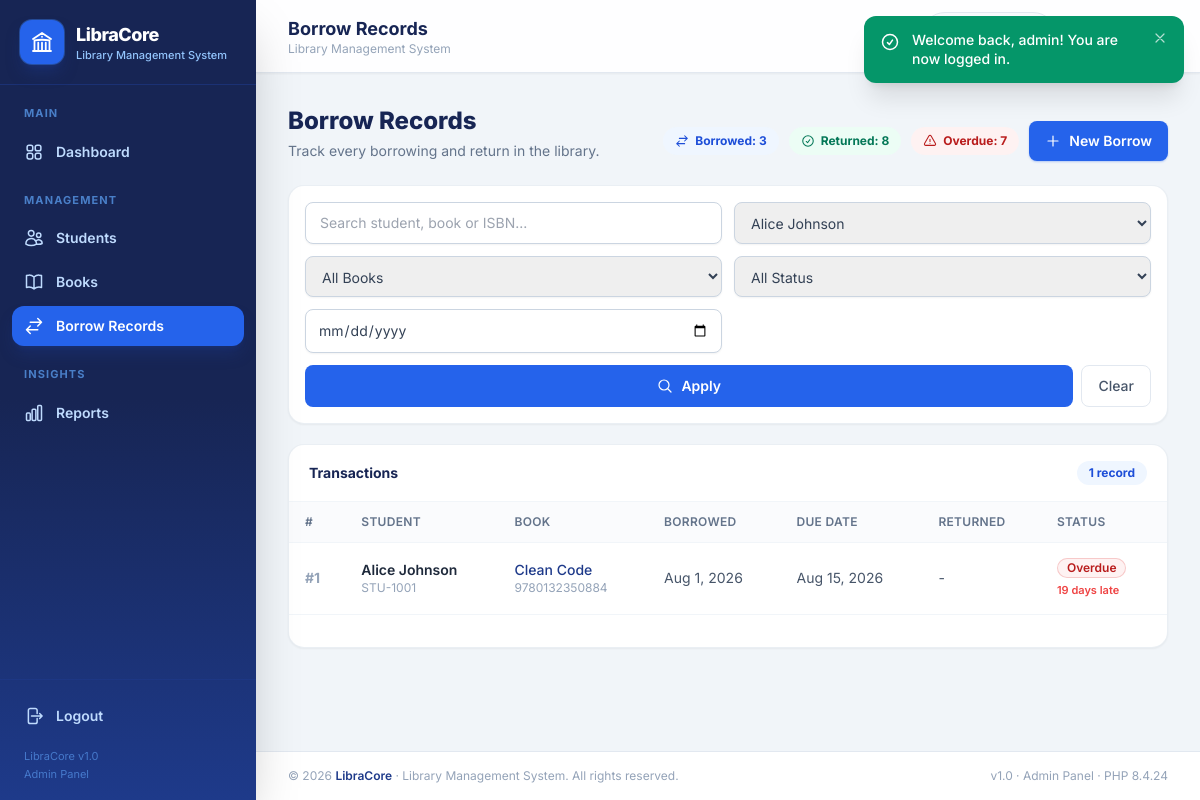
Page /borrow/index.php?student=1 (signed in) on the committed database.
### tables this page shows
CREATE TABLE `borrow_records` (
  `id`          INT UNSIGNED                    NOT NULL AUTO_INCREMENT,
  `student_id`  INT UNSIGNED                    NOT NULL,
  `book_id`     INT UNSIGNED                    NOT NULL,
  `borrow_date` DATE                            NOT NULL,
  `due_date`    DATE                            NOT NULL,
  `return_date` DATE                                     DEFAULT NULL,
  `status`      ENUM('Borrowed','Returned')     NOT NULL DEFAULT 'Borrowed',
  `remarks`     VARCHAR(255)                             DEFAULT NULL,
  `created_at`  TIMESTAMP                       NOT NULL DEFAULT CURRENT_TIMESTAMP,
  PRIMARY KEY (`id`),
  KEY `idx_br_student` (`student_id`),
  KEY `idx_br_book` (`book_id`),
  KEY `idx_br_status` (`status`),
  KEY `idx_br_due_date` (`due_date`),
  KEY `idx_br_return_date` (`return_date`),
  CONSTRAINT `fk_br_student` FOREIGN KEY (`student_id`) REFERENCES `students` (`id`)
      ON DELETE CASCADE ON UPDATE CASCADE,
  CONSTRAINT `fk_br_book` FOREIGN KEY (`book_id`) REFERENCES `books` (`id`)
      ON DELETE CASCADE ON UPDATE CASCADE
);

CREATE TABLE `students` (
  `id`         INT UNSIGNED     NOT NULL AUTO_INCREMENT,
  `student_id` VARCHAR(30)      NOT NULL,
  `name`       VARCHAR(100)     NOT NULL,
  `email`      VARCHAR(120)     NOT NULL,
  `phone`      VARCHAR(25)      NOT NULL,
  `address`    VARCHAR(255)     NOT NULL,
  `department` VARCHAR(100)     NOT NULL,
  `year`       TINYINT UNSIGNED NOT NULL DEFAULT 1,
  `created_at` TIMESTAMP        NOT NULL DEFAULT CURRENT_TIMESTAMP,
  `updated_at` TIMESTAMP        NOT NULL DEFAULT CURRENT_TIMESTAMP ON UPDATE CURRENT_TIMESTAMP,
  PRIMARY KEY (`id`),
  UNIQUE KEY `uq_students_student_id` (`student_id`),
  KEY `idx_students_name` (`name`),
  KEY `idx_students_department` (`department`)
);

CREATE TABLE `books` (
  `id`                 INT UNSIGNED     NOT NULL AUTO_INCREMENT,
  `isbn`               VARCHAR(20)      NOT NULL,
  `title`              VARCHAR(200)     NOT NULL,
  `author`             VARCHAR(150)     NOT NULL,
  `category`           VARCHAR(80)      NOT NULL,
  `publisher`          VARCHAR(120)              DEFAULT NULL,
  `publication_year`   SMALLINT UNSIGNED         DEFAULT NULL,
  `quantity`           INT UNSIGNED     NOT NULL DEFAULT 1,
  `available_quantity` INT UNSIGNED     NOT NULL DEFAULT 1,
  `shelf_location`     VARCHAR(30)      NOT NULL,
  `created_at`         TIMESTAMP        NOT NULL DEFAULT CURRENT_TIMESTAMP,
  `updated_at`         TIMESTAMP        NOT NULL DEFAULT CURRENT_TIMESTAMP ON UPDATE CURRENT_TIMESTAMP,
  PRIMARY KEY (`id`),
  UNIQUE KEY `uq_books_isbn` (`isbn`),
  KEY `idx_books_title` (`title`),
  KEY `idx_books_category` (`category`),
  CONSTRAINT `chk_books_available_range` CHECK (`available_quantity` <= `quantity`)
);

### borrow/index.php (the view, shortened to what this page needs)
<?php
require_once __DIR__ . '/../includes/auth_check.php';
$q         = trim($_GET['q'] ?? '');
$fStudent  = (int)($_GET['student'] ?? 0);
$fBook     = (int)($_GET['book'] ?? 0);
$fStatus   = $_GET['status'] ?? '';
$fDate     = trim($_GET['date'] ?? '');
$page      = page_number();
$perPage   = 8;
$where  = [];
$params = [];
if ($fStudent > 0) {
    $where[]  = 'br.student_id = :student';
    $params[':student'] = $fStudent;
}
$whereSql = $where ? 'WHERE ' . implode(' AND ', $where) : '';
$stmt = $pdo->prepare("
    SELECT COUNT(*)
    FROM borrow_records br
    JOIN students s ON s.id = br.student_id
    JOIN books b ON b.id = br.book_id
    $whereSql
");
$stmt->execute($params);
$totalRows  = (int)$stmt->fetchColumn();
$totalPages = max(1, (int)ceil($totalRows / $perPage));
$page       = min($page, $totalPages);
$offset     = ($page - 1) * $perPage;
$stmt = $pdo->prepare("
    SELECT br.*, s.student_id, s.name AS student_name, b.isbn, b.title AS book_title,
           CASE
               WHEN br.return_date IS NOT NULL THEN 'Returned'
               WHEN br.due_date < CURDATE() THEN 'Overdue'
               ELSE 'Borrowed'
           END AS calc_status,
           CASE WHEN br.return_date IS NULL AND br.due_date < CURDATE()
                THEN DATEDIFF(CURDATE(), br.due_date) ELSE NULL END AS overdue_days
    FROM borrow_records br
    JOIN students s ON s.id = br.student_id
    JOIN books b ON b.id = br.book_id
    $whereSql
    ORDER BY br.return_date IS NULL DESC,
             br.due_date ASC,
             br.id DESC
    LIMIT $perPage OFFSET $offset
");
$stmt->execute($params);
$records = $stmt->fetchAll();
$statusCounts = $pdo->query("
    SELECT
        SUM(return_date IS NULL AND due_date >= CURDATE()) AS borrowed,
        SUM(return_date IS NOT NULL) AS returned,
        SUM(return_date IS NULL AND due_date < CURDATE()) AS overdue
    FROM borrow_records
")->fetch();
$filterStudents = $pdo->query('SELECT id, student_id, name FROM students ORDER BY name')->fetchAll();
include __DIR__ . '/../includes/header.php';
?>
<div class="mb-6 flex flex-col gap-4 lg:flex-row lg:items-end lg:justify-between">
    <div>
        <h2 class="text-xl font-extrabold text-blue-950 sm:text-2xl">Borrow Records</h2>
        <p class="mt-1 text-sm text-slate-500">Track every borrowing and return in the library.</p>
    </div>
    <div class="flex flex-wrap items-center gap-2.5">
        <span class="inline-flex items-center gap-1.5 rounded-full bg-blue-50 px-3 py-1.5 text-xs font-bold text-blue-700">
            <?= icon('swap', 'h-3.5 w-3.5') ?> Borrowed: <?= (int)$statusCounts['borrowed'] ?>
        </span>
        <span class="inline-flex items-center gap-1.5 rounded-full bg-emerald-50 px-3 py-1.5 text-xs font-bold text-emerald-700">
            <?= icon('check', 'h-3.5 w-3.5') ?> Returned: <?= (int)$statusCounts['returned'] ?>
        </span>
        <span class="inline-flex items-center gap-1.5 rounded-full bg-red-50 px-3 py-1.5 text-xs font-bold text-red-700">
            <?= icon('warn', 'h-3.5 w-3.5') ?> Overdue: <?= (int)$statusCounts['overdue'] ?>
        </span>
        <a href="<?= url('borrow/add.php') ?>"
           class="ml-auto inline-flex items-center gap-2 rounded-lg bg-blue-600 px-4 py-2.5 text-sm font-semibold text-white shadow-sm shadow-blue-600/30 transition hover:bg-blue-700 focus:outline-none focus-visible:ring-2 focus-visible:ring-blue-400">
            <?= icon('plus', 'h-4 w-4') ?> New Borrow
        </a>
    </div>
</div>
<form method="get" action="<?= url('borrow/index.php') ?>" class="mb-5 grid grid-cols-1 gap-3 rounded-2xl border border-slate-200/70 bg-white p-4 shadow-sm md:grid-cols-2 xl:grid-cols-[1fr_170px_170px_150px_150px_auto]">
    <input type="text" name="q" value="<?= e($q) ?>" placeholder="Search student, book or ISBN..."
           class="w-full rounded-lg border border-slate-300 px-3.5 py-2.5 text-sm shadow-sm transition focus:border-blue-500 focus:outline-none focus:ring-2 focus:ring-blue-100">
    <select name="student"
            class="w-full rounded-lg border border-slate-300 px-3 py-2.5 text-sm text-slate-700 shadow-sm transition focus:border-blue-500 focus:outline-none focus:ring-2 focus:ring-blue-100">
        <?php foreach ($filterStudents as $s): ?>
            <option value="<?= (int)$s['id'] ?>" <?= $fStudent === (int)$s['id'] ? 'selected' : '' ?>><?= e($s['name']) ?></option>
        <?php endforeach; ?>
    </select>
    <select name="book"
            class="w-full rounded-lg border border-slate-300 px-3 py-2.5 text-sm text-slate-700 shadow-sm transition focus:border-blue-500 focus:outline-none focus:ring-2 focus:ring-blue-100">
        <option value="">All Books</option>
    </select>
    <select name="status"
            class="w-full rounded-lg border border-slate-300 px-3 py-2.5 text-sm text-slate-700 shadow-sm transition focus:border-blue-500 focus:outline-none focus:ring-2 focus:ring-blue-100">
        <option value="">All Status</option>
    </select>
    <input type="date" name="date" value="<?= e($fDate) ?>" aria-label="Borrow date filter"
           class="w-full rounded-lg border border-slate-300 px-3 py-2.5 text-sm text-slate-700 shadow-sm transition focus:border-blue-500 focus:outline-none focus:ring-2 focus:ring-blue-100">
    <div class="flex gap-2 md:col-span-2 xl:col-span-1">
        <button type="submit" class="inline-flex flex-1 items-center justify-center gap-2 rounded-lg bg-blue-600 px-4 py-2.5 text-sm font-semibold text-white transition hover:bg-blue-700">
            <?= icon('search', 'h-4 w-4') ?> Apply
        </button>
        <?php if ($q !== '' || $fStudent || $fBook || $fStatus !== '' || $fDate !== ''): ?>
            <a href="<?= url('borrow/index.php') ?>" class="inline-flex items-center rounded-lg border border-slate-200 bg-white px-4 py-2.5 text-sm font-medium text-slate-600 transition hover:bg-slate-50">Clear</a>
        <?php endif; ?>
    </div>
</form>
<div class="overflow-hidden rounded-2xl border border-slate-200/70 bg-white shadow-sm">
    <div class="flex items-center justify-between border-b border-slate-100 px-5 py-4">
        <h3 class="text-sm font-bold text-blue-950">Transactions</h3>
        <span class="rounded-full bg-blue-50 px-3 py-1 text-xs font-bold text-blue-700"><?= number_format($totalRows) ?> record<?= $totalRows === 1 ? '' : 's' ?></span>
    </div>
    <div class="overflow-x-auto">
        <table class="w-full min-w-[1050px] text-left text-sm">
            <thead>
                <tr class="border-b border-slate-100 bg-slate-50/70 text-xs uppercase tracking-wide text-slate-500">
                    <th class="px-4 py-3 font-semibold">#</th>
                    <th class="px-4 py-3 font-semibold">Student</th>
                    <th class="px-4 py-3 font-semibold">Book</th>
                    <th class="px-4 py-3 font-semibold">Borrowed</th>
                    <th class="px-4 py-3 font-semibold">Due Date</th>
                    <th class="px-4 py-3 font-semibold">Returned</th>
                    <th class="px-4 py-3 font-semibold">Status</th>
                    <th class="px-4 py-3 text-right font-semibold">Action</th>
                </tr>
            </thead>
            <tbody class="divide-y divide-slate-100">
                <?php if (!$records): ?>
                    <tr>
                        <td colspan="8" class="px-5 py-14 text-center">
                            <span class="mx-auto mb-3 flex h-12 w-12 items-center justify-center rounded-full bg-slate-100 text-slate-400"><?= icon('swap', 'h-6 w-6') ?></span>
                            <p class="font-semibold text-slate-500">No borrow records found.</p>
                            <p class="mt-1 text-xs text-slate-400"><?= ($q !== '' || $fStudent || $fBook || $fStatus !== '' || $fDate !== '') ? 'Try adjusting the filters.' : 'Record a new borrowing to get started.' ?></p>
                        </td>
                    </tr>
                <?php else: ?>
                    <?php foreach ($records as $r): ?>
                        <tr class="transition hover:bg-blue-50/40">
                            <td class="px-4 py-3.5 font-bold text-slate-400">#<?= (int)$r['id'] ?></td>
                            <td class="px-4 py-3.5">
                                <p class="font-semibold text-slate-800"><?= e($r['student_name']) ?></p>
                                <p class="text-xs text-slate-400"><?= e($r['student_id']) ?></p>
                            </td>
                            <td class="max-w-[220px] px-4 py-3.5">
                                <p class="truncate font-medium text-blue-900"><?= e($r['book_title']) ?></p>
                                <p class="truncate text-xs text-slate-400"><?= e($r['isbn']) ?></p>
                            </td>
                            <td class="whitespace-nowrap px-4 py-3.5 text-slate-600"><?= e(date('M j, Y', strtotime($r['borrow_date']))) ?></td>
                            <td class="whitespace-nowrap px-4 py-3.5 text-slate-600"><?= e(date('M j, Y', strtotime($r['due_date']))) ?></td>
                            <td class="whitespace-nowrap px-4 py-3.5 text-slate-600"><?= $r['return_date'] ? e(date('M j, Y', strtotime($r['return_date']))) : '-' ?></td>
                            <td class="px-4 py-3.5">
                                <?= status_badge_html($r['calc_status']) ?>
                                <?php if ($r['overdue_days'] !== null): ?>
                                    <p class="mt-0.5 text-[11px] font-semibold text-red-500"><?= (int)$r['overdue_days'] ?> day<?= (int)$r['overdue_days'] === 1 ? '' : 's' ?> late</p>
                                <?php endif; ?>
                            </td>
                            <td class="px-4 py-3.5 text-right">
                            </td>
                        </tr>
                    <?php endforeach; ?>
                <?php endif; ?>
            </tbody>
        </table>
    </div>
    <div class="border-t border-slate-100 px-5 py-4">
    </div>
</div>
<?php include __DIR__ . '/../includes/footer.php'; ?>

### includes/functions.php (shortened to what this page needs)
<?php
function e($value): string
{
    return htmlspecialchars((string)$value, ENT_QUOTES, 'UTF-8');
}
function url(string $path = ''): string
{
    $path = ltrim($path, '/');
    return $path === '' ? BASE_URL : BASE_URL . '/' . $path;
}
function icon(string $name, string $class = 'h-5 w-5'): string
{
    $d = $paths[$name] ?? $paths['info'];
    return '<svg xmlns="http://www.w3.org/2000/svg" fill="none" viewBox="0 0 24 24" stroke-width="1.8" stroke="currentColor" class="' . e($class) . '" aria-hidden="true"><path stroke-linecap="round" stroke-linejoin="round" d="' . $d . '"/></svg>';
}
function status_badge_html(string $status): string
{
    $styles = [
        'Borrowed' => 'bg-blue-50 text-blue-700 ring-blue-600/20',
        'Returned' => 'bg-emerald-50 text-emerald-700 ring-emerald-600/20',
        'Overdue'  => 'bg-red-50 text-red-700 ring-red-600/20',
    ];
    $style = $styles[$status] ?? 'bg-slate-100 text-slate-700 ring-slate-500/20';
    return '<span class="inline-flex items-center gap-1 rounded-full px-2.5 py-0.5 text-xs font-semibold ring-1 ring-inset ' . $style . '">' . e($status) . '</span>';
}
function page_number(): int
{
    return max(1, (int)($_GET['page'] ?? 1));
}

### includes/header.php (style rules this page uses)
body { font-family: 'Inter', ui-sans-serif, system-ui, sans-serif; }

### rows in the picture
borrow_records: id "1", student.name "Alice Johnson", student.student_id "STU-1001", book.title "Clean Code", book.isbn "9780132350884", borrow_date "Aug 1, 2026", due_date "Aug 15, 2026", status "Overdue", overdue_days "19"

### other values in the picture
$label "Dashboard Students Books Borrow Records Reports"
$page_title "Borrow Records"
$fl['message'] "Welcome back, admin! You are now logged in."
$statusCounts['borrowed'] "3"
$statusCounts['returned'] "8"
$statusCounts['overdue'] "7"
$totalRows "1"
PHP_VERSION "8.4.24"
form field student "Alice Johnson"
